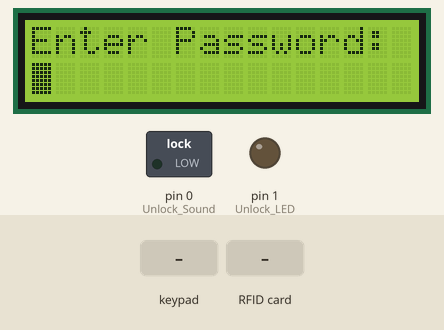
This sketch was run on a simulated Arduino Uno, built with avr-gcc and run on an emulated ATmega328P. On the bench: 16×2 character LCD, switched loads named in the sketch (green lamp = pin HIGH), output pins drawn as LEDs (lit = HIGH). The inputs (shaded band) are chosen by the test bench. Pins used as bus, display or sensor lines are not drawn.

Above: at 1.3 s.
1.4 s: keypad keys 5 4 3 2 # pressed 0.4 s apart
At 4.1 s:
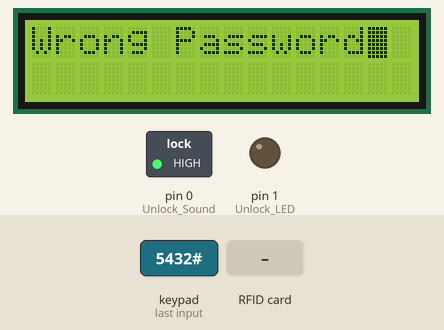
6.4 s: RFID card 01 23 45 67 89 held to the reader
At 7.7 s:
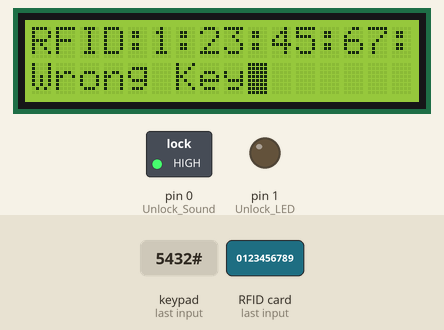
9.4 s: key 'A' pressed
At 10.6 s:
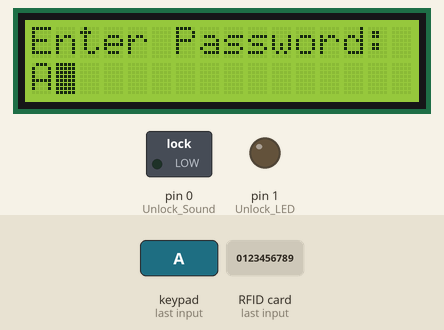
10.9 s: key 'B' pressed
At 11.9 s:
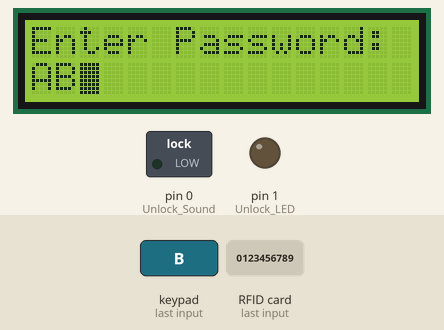
12.4 s: keypad keys 5 4 3 2 A pressed 0.4 s apart
At 14.3 s:
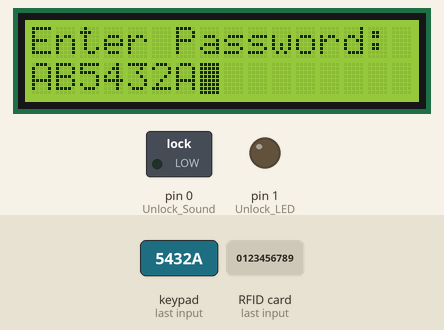
15.9 s: key 'C' pressed
At 16.8 s:
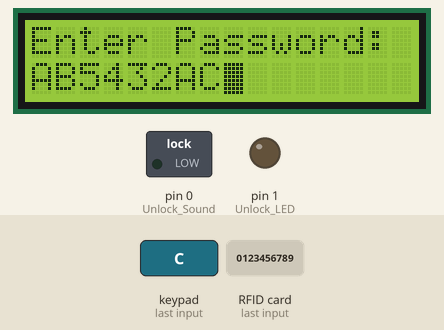
Timing chart, 0 to 18.4 s (numbered marks = the images above; inputs shaded):
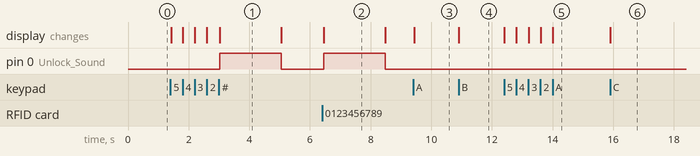

The sketch:

Automatic_Door_Lock.ino
```cpp
#include <LiquidCrystal_I2C.h>
#include <Wire.h>
#include <Keypad.h>
#include <SPI.h>
#include <MFRC522.h>

#define Unlock_LED 1
#define Unlock_Sound 0

#define RST_PIN A0  // 讀卡機的重置腳位
#define SS_PIN 10 // 晶片選擇腳位

#define KEY_ROWS 4 // 按鍵模組的列數
#define KEY_COLS 4 // 按鍵模組的行數

#define PassWord_Size 17
#define Delay_Time 2000
#define RFID_Size 4

// 依照行、列排列的按鍵字元（二維陣列）
char keymap[KEY_ROWS][KEY_COLS] = {
  {'1', '2', '3', 'A'},
  {'4', '5', '6', 'B'},
  {'7', '8', '9', 'C'},
  {'*', '0', '#', 'D'}
};

byte colPins[KEY_COLS] = { 5, 4, 3, 2 };  // 按鍵模組，行1~4接腳。
byte rowPins[KEY_ROWS] = { 9, 8, 7, 6 };  // 按鍵模組，列1~4接腳。

LiquidCrystal_I2C lcd(0x27, 16, 2); //設定LCD位置0x27,設定LCD大小為16*2
MFRC522 mfrc522(SS_PIN, RST_PIN);  // 建立MFRC522物件

Keypad myKeypad = Keypad(makeKeymap(keymap), rowPins, colPins, KEY_ROWS, KEY_COLS);

byte Correct_RFID[] = {242, 166, 180, 115};
byte *Correct_RFIDptr = Correct_RFID;

short int PassWord_Counter = 0;
char PassWord[PassWord_Size] = {};  //使用者輸入的密碼
char Correct_PassWord[PassWord_Size] = { "0123456789" }; //正確密碼
char *Correct_PassWordptr = Correct_PassWord;

void Orginal_Set() {  //初始設定
  lcd.setCursor(0, 0);    //行 , 列
  lcd.print("Enter Password:");

  lcd.setCursor(0, 1);
  lcd.cursor(); // 顯示游標
  lcd.blink(); // 讓游標閃爍
} //void

short int lengthcounter(char *id) { //計算正確密碼的長度
  short int counter = 0;
  while (*id) {
    id++;
    counter++;
  } //while
  return counter;
}//short int

bool Proper_RFID(byte *id) {  //判斷 RFID 是否正確
  for (int i = 0; i < RFID_Size; i++) {
    if (id[i] != Correct_RFID[i]) {
      return false;
    } //if
  } //for i
  return true;
} //bool
bool Proper_PassWord() {  //判斷密碼是否正確
  for (int i = 0; i < lengthcounter(Correct_PassWordptr); i++) {
    if (PassWord[i] != Correct_PassWord[i]) {
      return false;
    } //if
  } //for
  return true;
} //bool

void RFID_Compare_Set(byte *id) {
  if (Proper_RFID(id) == 0) { //如果錯誤
    lcd.setCursor(0, 1);
    lcd.print("Wrong Key");

    digitalWrite(Unlock_Sound, HIGH);
    delay(Delay_Time);
    Enter_Set('*');
    digitalWrite(Unlock_Sound, LOW);
  } //if
  else if (Proper_RFID(id) == 1) {  //如果正確
    lcd.setCursor(0, 1);
    lcd.print("Correct Key");

    digitalWrite(Unlock_LED, HIGH);
    delay(Delay_Time);
    Enter_Set('*');
    digitalWrite(Unlock_LED, LOW);
  } //else if
}   //void
void PassWord_Compare_Set() {
  if (Proper_PassWord() == 0) { //如果錯誤
    lcd.clear();
    lcd.setCursor(0, 0);
    lcd.print("Wrong Password");

    digitalWrite(Unlock_Sound, HIGH);
    delay(Delay_Time);
    lcd.clear();
    Orginal_Set();
    PassWord_Counter = 0;
    digitalWrite(Unlock_Sound, LOW);
  } //if
  else if (Proper_PassWord() == 1) {  //如果正確
    lcd.clear();
    lcd.setCursor(0, 0);
    lcd.print("Password Correct");

    digitalWrite(Unlock_LED, HIGH);
    delay(Delay_Time);
    Enter_Set('*');
    digitalWrite(Unlock_LED, LOW);
  } //else if
} //void

void Delet_Set() {  //逐個刪除密碼
  lcd.clear();
  Orginal_Set();
  PassWord[PassWord_Counter] = ' '; //刪除字元
  if (PassWord_Counter > 0) PassWord_Counter -= 1;  //防止 PassWord_Counter 小於 0 會有 BUG

  lcd.setCursor(0, 1);
  for (int i = 0; i < PassWord_Counter; i++) {
    lcd.print(PassWord[i]);
  } //for
} //void

void Enter_Set(char enter) {  //判斷是否為特殊字元
  if (enter == '*') { //clear
    lcd.clear();
    Orginal_Set();
    PassWord_Counter = 0;
  } //if
  else if (enter == 'D') {  //delet
    Delet_Set();
  } //else if
  else if (enter == '#') {   //enter
    PassWord_Compare_Set();
  } //else if
  else if (PassWord_Counter <= PassWord_Size) {  //超過 PassWord_Size 會顯示不了
    lcd.print(enter);
    PassWord[PassWord_Counter] = enter;
    PassWord_Counter++;
  } //if
  else {  //例外
    lcd.clear();
    lcd.setCursor(0, 0);
    lcd.print("Error");

    delay(Delay_Time);
    lcd.clear();
    Orginal_Set();
    PassWord_Counter = 0;
  } //else
} //void

void setup() {
  pinMode(Unlock_LED, OUTPUT);
  pinMode(Unlock_Sound, OUTPUT);
  digitalWrite(Unlock_LED, LOW);
  digitalWrite(Unlock_Sound, LOW);

  SPI.begin();
  mfrc522.PCD_Init();   // 初始化MFRC522讀卡機模組

  lcd.init();
  lcd.backlight(); //開啟背光
  Orginal_Set();  //初始化
} //void

void loop() {
  char key = myKeypad.getKey(); //取得鍵盤輸入

  if (PassWord_Counter == 0) {    //防止輸入密碼的時候又逼卡
    if (mfrc522.PICC_IsNewCardPresent() && mfrc522.PICC_ReadCardSerial()) {
      byte *id = mfrc522.uid.uidByte;   // 取得卡片的UID
      byte idSize = mfrc522.uid.size;   // 取得UID的長度

      MFRC522::PICC_Type piccType = mfrc522.PICC_GetType(mfrc522.uid.sak);

      lcd.clear();
      lcd.setCursor(0, 0);
      lcd.print("RFID: ");

      lcd.setCursor(5, 0);
      for (byte i = 0; i < idSize; i++) {  // 逐一顯示UID碼
        lcd.print(id[i], HEX);  // 以16進位顯示UID值
        if (i != idSize - 1) {
          lcd.print(":");
        } //if
      } //for

      RFID_Compare_Set(id);

      mfrc522.PICC_HaltA();  // 讓卡片進入停止模式
    } //if

    if (key) {  //接收鍵盤的數字
      Enter_Set(key);
    } //if
  }
  else if (PassWord_Counter != 0) { //如果已經有輸入數字則繼續輸入
    if (key) {
      Enter_Set(key);
    } //if
  } //else if

} //void end
```

Measured:
- after the input at 1.4 s, pin 0 (Unlock_Sound): LOW → HIGH after 1.6 s, → LOW 2.0 s later; the display: first changes at once (image 1 shows a later state)
- after the input at 6.4 s, pin 0 (Unlock_Sound): LOW → HIGH after 0.05 s, → LOW 2.0 s later; the display: changes after 0.05 s (image 2)
- after the input at 9.4 s, the display: changes at once (image 3)
- after the input at 10.9 s, the display: changes at once (image 4)
- after the input at 12.4 s, the display: first changes at once (image 5 shows a later state)
- after the input at 15.9 s, the display: changes at once (image 6)
- what the display in image 1 shows lasts 2.0 s, from 3.0 s to 5.0 s
